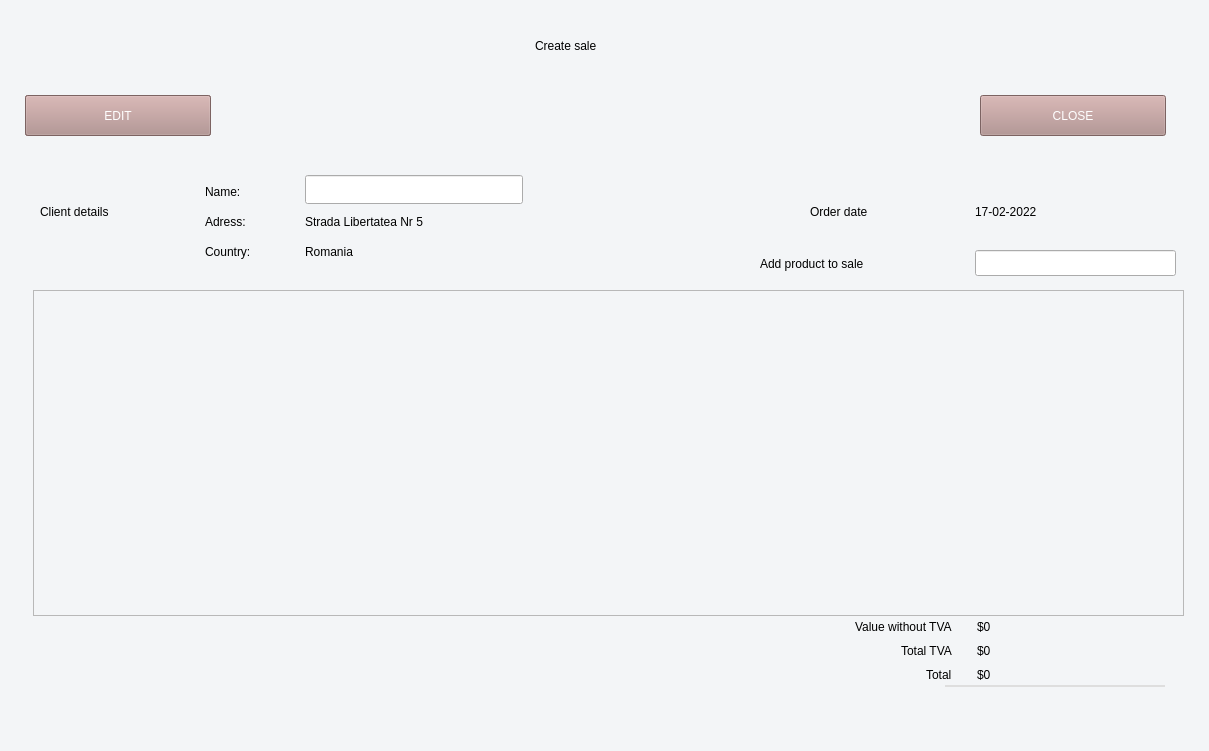
<?xml version="1.0" encoding="UTF-8"?>
<ui version="4.0">
 <class>Form</class>
 <widget class="QWidget" name="Form">
  <property name="geometry">
   <rect>
    <x>0</x>
    <y>0</y>
    <width>1209</width>
    <height>751</height>
   </rect>
  </property>
  <property name="sizePolicy">
   <sizepolicy hsizetype="Expanding" vsizetype="Expanding">
    <horstretch>0</horstretch>
    <verstretch>0</verstretch>
   </sizepolicy>
  </property>
  <property name="windowTitle">
   <string>Form</string>
  </property>
  <widget class="QLabel" name="lb_title">
   <property name="geometry">
    <rect>
     <x>535</x>
     <y>20</y>
     <width>221</width>
     <height>51</height>
    </rect>
   </property>
   <property name="styleSheet">
    <string notr="true">font: 28pt &quot;Lucida Bright&quot;;</string>
   </property>
   <property name="text">
    <string>Create sale</string>
   </property>
  </widget>
  <widget class="QLabel" name="antet_color">
   <property name="geometry">
    <rect>
     <x>-15</x>
     <y>-5</y>
     <width>1226</width>
     <height>781</height>
    </rect>
   </property>
   <property name="sizePolicy">
    <sizepolicy hsizetype="Expanding" vsizetype="Expanding">
     <horstretch>0</horstretch>
     <verstretch>0</verstretch>
    </sizepolicy>
   </property>
   <property name="styleSheet">
    <string notr="true">background-color: rgb(243, 245, 247);</string>
   </property>
   <property name="text">
    <string/>
   </property>
  </widget>
  <widget class="QFrame" name="product_layout">
   <property name="geometry">
    <rect>
     <x>33</x>
     <y>290</y>
     <width>1151</width>
     <height>326</height>
    </rect>
   </property>
   <property name="frameShape">
    <enum>QFrame::StyledPanel</enum>
   </property>
   <property name="frameShadow">
    <enum>QFrame::Raised</enum>
   </property>
  </widget>
  <widget class="QPushButton" name="btn_close_sale">
   <property name="geometry">
    <rect>
     <x>980</x>
     <y>95</y>
     <width>186</width>
     <height>41</height>
    </rect>
   </property>
   <property name="sizePolicy">
    <sizepolicy hsizetype="Expanding" vsizetype="Expanding">
     <horstretch>0</horstretch>
     <verstretch>0</verstretch>
    </sizepolicy>
   </property>
   <property name="styleSheet">
    <string notr="true">background-color: rgb(174, 139, 137);
color: rgb(255, 255, 255);
font: 75 14pt &quot;MS Shell Dlg 2&quot;;</string>
   </property>
   <property name="text">
    <string>CLOSE</string>
   </property>
  </widget>
  <widget class="QLabel" name="lb_client">
   <property name="geometry">
    <rect>
     <x>40</x>
     <y>200</y>
     <width>147</width>
     <height>23</height>
    </rect>
   </property>
   <property name="styleSheet">
    <string notr="true">font: 15pt &quot;Lucida Bright&quot;;</string>
   </property>
   <property name="text">
    <string>Client details   </string>
   </property>
  </widget>
  <widget class="QLabel" name="lb_order_date">
   <property name="geometry">
    <rect>
     <x>810</x>
     <y>200</y>
     <width>141</width>
     <height>23</height>
    </rect>
   </property>
   <property name="styleSheet">
    <string notr="true">font: 15pt &quot;Lucida Bright&quot;;</string>
   </property>
   <property name="text">
    <string>Order date</string>
   </property>
  </widget>
  <widget class="QLabel" name="order_date_value">
   <property name="geometry">
    <rect>
     <x>975</x>
     <y>200</y>
     <width>110</width>
     <height>23</height>
    </rect>
   </property>
   <property name="styleSheet">
    <string notr="true">font: 15pt &quot;Lucida Bright&quot;;</string>
   </property>
   <property name="text">
    <string>17-02-2022</string>
   </property>
  </widget>
  <widget class="QWidget" name="formLayoutWidget">
   <property name="geometry">
    <rect>
     <x>855</x>
     <y>620</y>
     <width>325</width>
     <height>121</height>
    </rect>
   </property>
   <layout class="QFormLayout" name="formLayout">
    <property name="labelAlignment">
     <set>Qt::AlignRight|Qt::AlignTrailing|Qt::AlignVCenter</set>
    </property>
    <property name="formAlignment">
     <set>Qt::AlignRight|Qt::AlignTop|Qt::AlignTrailing</set>
    </property>
    <property name="horizontalSpacing">
     <number>25</number>
    </property>
    <property name="verticalSpacing">
     <number>10</number>
    </property>
    <item row="0" column="0">
     <widget class="QLabel" name="lb_untaxted_amount">
      <property name="styleSheet">
       <string notr="true">font: 15pt &quot;Lucida Bright&quot;;</string>
      </property>
      <property name="text">
       <string>Value without TVA</string>
      </property>
     </widget>
    </item>
    <item row="0" column="1">
     <widget class="QLabel" name="lb_amount_value">
      <property name="styleSheet">
       <string notr="true">font: 15pt &quot;Lucida Bright&quot;;</string>
      </property>
      <property name="text">
       <string>$0</string>
      </property>
     </widget>
    </item>
    <item row="1" column="0">
     <widget class="QLabel" name="lb_taxes">
      <property name="styleSheet">
       <string notr="true">font: 15pt &quot;Lucida Bright&quot;;</string>
      </property>
      <property name="text">
       <string>Total TVA</string>
      </property>
     </widget>
    </item>
    <item row="1" column="1">
     <widget class="QLabel" name="taxes_value">
      <property name="styleSheet">
       <string notr="true">font: 15pt &quot;Lucida Bright&quot;;</string>
      </property>
      <property name="text">
       <string>$0</string>
      </property>
     </widget>
    </item>
    <item row="2" column="0">
     <widget class="QLabel" name="lb_total">
      <property name="styleSheet">
       <string notr="true">font: 15pt &quot;Lucida Bright&quot;;</string>
      </property>
      <property name="text">
       <string>Total</string>
      </property>
     </widget>
    </item>
    <item row="2" column="1">
     <widget class="QLabel" name="total_value">
      <property name="styleSheet">
       <string notr="true">font: 15pt &quot;Lucida Bright&quot;;</string>
      </property>
      <property name="text">
       <string>$0</string>
      </property>
     </widget>
    </item>
   </layout>
  </widget>
  <widget class="QLabel" name="label">
   <property name="geometry">
    <rect>
     <x>945</x>
     <y>685</y>
     <width>220</width>
     <height>2</height>
    </rect>
   </property>
   <property name="styleSheet">
    <string notr="true">background-color: rgb(222, 222, 222);</string>
   </property>
   <property name="text">
    <string/>
   </property>
  </widget>
  <widget class="QLineEdit" name="add_product_cb">
   <property name="geometry">
    <rect>
     <x>975</x>
     <y>250</y>
     <width>201</width>
     <height>26</height>
    </rect>
   </property>
   <property name="statusTip">
    <string extracomment="client_name"/>
   </property>
   <property name="styleSheet">
    <string notr="true">font: 16pt &quot;MS Shell Dlg 2&quot;;</string>
   </property>
  </widget>
  <widget class="QLabel" name="lb_add_product">
   <property name="geometry">
    <rect>
     <x>760</x>
     <y>238</y>
     <width>211</width>
     <height>51</height>
    </rect>
   </property>
   <property name="styleSheet">
    <string notr="true">font: 15pt &quot;Lucida Bright&quot;;</string>
   </property>
   <property name="text">
    <string>Add product to sale</string>
   </property>
  </widget>
  <widget class="QPushButton" name="btn_save_sale">
   <property name="geometry">
    <rect>
     <x>25</x>
     <y>95</y>
     <width>186</width>
     <height>41</height>
    </rect>
   </property>
   <property name="sizePolicy">
    <sizepolicy hsizetype="Expanding" vsizetype="Expanding">
     <horstretch>0</horstretch>
     <verstretch>0</verstretch>
    </sizepolicy>
   </property>
   <property name="styleSheet">
    <string notr="true">background-color: rgb(174, 139, 137);
color: rgb(255, 255, 255);
font: 75 14pt &quot;MS Shell Dlg 2&quot;;</string>
   </property>
   <property name="text">
    <string>SAVE</string>
   </property>
  </widget>
  <widget class="QPushButton" name="btn_edit_sale">
   <property name="geometry">
    <rect>
     <x>25</x>
     <y>95</y>
     <width>186</width>
     <height>41</height>
    </rect>
   </property>
   <property name="sizePolicy">
    <sizepolicy hsizetype="Expanding" vsizetype="Expanding">
     <horstretch>0</horstretch>
     <verstretch>0</verstretch>
    </sizepolicy>
   </property>
   <property name="styleSheet">
    <string notr="true">background-color: rgb(174, 139, 137);
color: rgb(255, 255, 255);
font: 75 14pt &quot;MS Shell Dlg 2&quot;;</string>
   </property>
   <property name="text">
    <string>EDIT</string>
   </property>
  </widget>
  <widget class="QLabel" name="name_label">
   <property name="geometry">
    <rect>
     <x>205</x>
     <y>180</y>
     <width>69</width>
     <height>23</height>
    </rect>
   </property>
   <property name="styleSheet">
    <string notr="true">font: 15pt &quot;Lucida Bright&quot;;</string>
   </property>
   <property name="text">
    <string>Name: </string>
   </property>
  </widget>
  <widget class="QLabel" name="adress_label">
   <property name="geometry">
    <rect>
     <x>205</x>
     <y>210</y>
     <width>78</width>
     <height>23</height>
    </rect>
   </property>
   <property name="styleSheet">
    <string notr="true">font: 15pt &quot;Lucida Bright&quot;;</string>
   </property>
   <property name="text">
    <string>Adress: </string>
   </property>
  </widget>
  <widget class="QLabel" name="county_label">
   <property name="geometry">
    <rect>
     <x>205</x>
     <y>240</y>
     <width>91</width>
     <height>23</height>
    </rect>
   </property>
   <property name="styleSheet">
    <string notr="true">font: 15pt &quot;Lucida Bright&quot;;</string>
   </property>
   <property name="text">
    <string>Country: </string>
   </property>
  </widget>
  <widget class="QLabel" name="client_adress">
   <property name="geometry">
    <rect>
     <x>305</x>
     <y>210</y>
     <width>286</width>
     <height>23</height>
    </rect>
   </property>
   <property name="styleSheet">
    <string notr="true">font: 15pt &quot;Lucida Bright&quot;;</string>
   </property>
   <property name="text">
    <string>Strada Libertatea Nr 5</string>
   </property>
  </widget>
  <widget class="QLabel" name="client_country">
   <property name="geometry">
    <rect>
     <x>305</x>
     <y>240</y>
     <width>266</width>
     <height>23</height>
    </rect>
   </property>
   <property name="styleSheet">
    <string notr="true">font: 15pt &quot;Lucida Bright&quot;;</string>
   </property>
   <property name="text">
    <string>Romania</string>
   </property>
  </widget>
  <widget class="QLineEdit" name="client_name_input">
   <property name="geometry">
    <rect>
     <x>305</x>
     <y>175</y>
     <width>218</width>
     <height>29</height>
    </rect>
   </property>
   <property name="statusTip">
    <string extracomment="client_name"/>
   </property>
   <property name="styleSheet">
    <string notr="true">font: 15pt &quot;Lucida Bright&quot;;</string>
   </property>
  </widget>
  <zorder>antet_color</zorder>
  <zorder>lb_title</zorder>
  <zorder>product_layout</zorder>
  <zorder>btn_close_sale</zorder>
  <zorder>lb_client</zorder>
  <zorder>lb_order_date</zorder>
  <zorder>order_date_value</zorder>
  <zorder>formLayoutWidget</zorder>
  <zorder>label</zorder>
  <zorder>add_product_cb</zorder>
  <zorder>lb_add_product</zorder>
  <zorder>btn_save_sale</zorder>
  <zorder>btn_edit_sale</zorder>
  <zorder>name_label</zorder>
  <zorder>adress_label</zorder>
  <zorder>county_label</zorder>
  <zorder>client_adress</zorder>
  <zorder>client_country</zorder>
  <zorder>client_name_input</zorder>
 </widget>
 <resources/>
 <connections/>
</ui>
